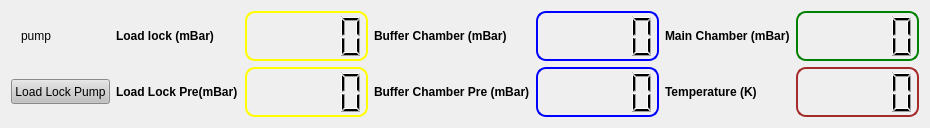
<?xml version="1.0" encoding="UTF-8"?>
<ui version="4.0">
    <class>Form</class>
    <widget class="QWidget" name="Form">
        <property name="geometry">
            <rect>
                <x>0</x>
                <y>0</y>
                <width>930</width>
                <height>126</height>
            </rect>
        </property>
        <property name="windowTitle">
            <string>Form</string>
        </property>
        <layout class="QGridLayout" name="gridLayout_2">
            <item row="0" column="0">
                <layout class="QGridLayout" name="gridLayout">
                    <item row="0" column="0">
                        <widget class="QLabel" name="led_pump_load_lock">
                            <property name="minimumSize">
                                <size>
                                    <width>50</width>
                                    <height>50</height>
                                </size>
                            </property>
                            <property name="maximumSize">
                                <size>
                                    <width>50</width>
                                    <height>50</height>
                                </size>
                            </property>
                            <property name="text">
                                <string>pump</string>
                            </property>
                            <property name="alignment">
                                <set>Qt::AlignCenter</set>
                            </property>
                        </widget>
                    </item>
                    <item row="0" column="1">
                        <widget class="QLabel" name="label_210">
                            <property name="font">
                                <font>
                                    <bold>true</bold>
                                </font>
                            </property>
                            <property name="text">
                                <string>Load lock (mBar)</string>
                            </property>
                        </widget>
                    </item>
                    <item row="0" column="2">
                        <widget class="QLCDNumber" name="vacuum_load_lock">
                            <property name="sizePolicy">
                                <sizepolicy hsizetype="Preferred" vsizetype="Preferred">
                                    <horstretch>0</horstretch>
                                    <verstretch>0</verstretch>
                                </sizepolicy>
                            </property>
                            <property name="minimumSize">
                                <size>
                                    <width>100</width>
                                    <height>50</height>
                                </size>
                            </property>
                            <property name="styleSheet">
                                <string notr="true">QLCDNumber{
                                    border: 2px solid yellow;
                                    border-radius: 10px;
                                    padding: 0 8px;
                                    }
                                </string>
                            </property>
                        </widget>
                    </item>
                    <item row="0" column="3">
                        <widget class="QLabel" name="label_211">
                            <property name="font">
                                <font>
                                    <bold>true</bold>
                                </font>
                            </property>
                            <property name="text">
                                <string>Buffer Chamber (mBar)</string>
                            </property>
                        </widget>
                    </item>
                    <item row="0" column="4">
                        <widget class="QLCDNumber" name="vacuum_buffer">
                            <property name="sizePolicy">
                                <sizepolicy hsizetype="Preferred" vsizetype="Preferred">
                                    <horstretch>0</horstretch>
                                    <verstretch>0</verstretch>
                                </sizepolicy>
                            </property>
                            <property name="minimumSize">
                                <size>
                                    <width>100</width>
                                    <height>50</height>
                                </size>
                            </property>
                            <property name="font">
                                <font>
                                    <pointsize>8</pointsize>
                                </font>
                            </property>
                            <property name="styleSheet">
                                <string notr="true">QLCDNumber{
                                    border: 2px solid blue;
                                    border-radius: 10px;
                                    padding: 0 8px;
                                    }
                                </string>
                            </property>
                        </widget>
                    </item>
                    <item row="0" column="5">
                        <widget class="QLabel" name="label_212">
                            <property name="font">
                                <font>
                                    <bold>true</bold>
                                </font>
                            </property>
                            <property name="text">
                                <string>Main Chamber (mBar)</string>
                            </property>
                        </widget>
                    </item>
                    <item row="0" column="6">
                        <widget class="QLCDNumber" name="vacuum_main">
                            <property name="sizePolicy">
                                <sizepolicy hsizetype="Preferred" vsizetype="Preferred">
                                    <horstretch>0</horstretch>
                                    <verstretch>0</verstretch>
                                </sizepolicy>
                            </property>
                            <property name="minimumSize">
                                <size>
                                    <width>100</width>
                                    <height>50</height>
                                </size>
                            </property>
                            <property name="font">
                                <font>
                                    <bold>false</bold>
                                </font>
                            </property>
                            <property name="styleSheet">
                                <string notr="true">QLCDNumber{
                                    border: 2px solid green;
                                    border-radius: 10px;
                                    padding: 0 8px;
                                    }
                                </string>
                            </property>
                        </widget>
                    </item>
                    <item row="1" column="0">
                        <widget class="QPushButton" name="pump_load_lock_switch">
                            <property name="sizePolicy">
                                <sizepolicy hsizetype="Fixed" vsizetype="Fixed">
                                    <horstretch>0</horstretch>
                                    <verstretch>0</verstretch>
                                </sizepolicy>
                            </property>
                            <property name="minimumSize">
                                <size>
                                    <width>0</width>
                                    <height>25</height>
                                </size>
                            </property>
                            <property name="styleSheet">
                                <string notr="true">QPushButton{
                                    background: rgb(193, 193, 193)
                                    }
                                </string>
                            </property>
                            <property name="text">
                                <string>Load Lock Pump</string>
                            </property>
                        </widget>
                    </item>
                    <item row="1" column="1">
                        <widget class="QLabel" name="label_213">
                            <property name="font">
                                <font>
                                    <bold>true</bold>
                                </font>
                            </property>
                            <property name="text">
                                <string>Load Lock Pre(mBar)</string>
                            </property>
                        </widget>
                    </item>
                    <item row="1" column="2">
                        <widget class="QLCDNumber" name="vacuum_load_lock_back">
                            <property name="sizePolicy">
                                <sizepolicy hsizetype="Preferred" vsizetype="Preferred">
                                    <horstretch>0</horstretch>
                                    <verstretch>0</verstretch>
                                </sizepolicy>
                            </property>
                            <property name="minimumSize">
                                <size>
                                    <width>100</width>
                                    <height>50</height>
                                </size>
                            </property>
                            <property name="styleSheet">
                                <string notr="true">QLCDNumber{
                                    border: 2px solid yellow;
                                    border-radius: 10px;
                                    padding: 0 8px;
                                    }
                                </string>
                            </property>
                        </widget>
                    </item>
                    <item row="1" column="3">
                        <widget class="QLabel" name="label_214">
                            <property name="font">
                                <font>
                                    <bold>true</bold>
                                </font>
                            </property>
                            <property name="text">
                                <string>Buffer Chamber Pre (mBar)</string>
                            </property>
                        </widget>
                    </item>
                    <item row="1" column="4">
                        <widget class="QLCDNumber" name="vacuum_buffer_back">
                            <property name="sizePolicy">
                                <sizepolicy hsizetype="Preferred" vsizetype="Preferred">
                                    <horstretch>0</horstretch>
                                    <verstretch>0</verstretch>
                                </sizepolicy>
                            </property>
                            <property name="minimumSize">
                                <size>
                                    <width>100</width>
                                    <height>50</height>
                                </size>
                            </property>
                            <property name="font">
                                <font>
                                    <pointsize>8</pointsize>
                                </font>
                            </property>
                            <property name="styleSheet">
                                <string notr="true">QLCDNumber{
                                    border: 2px solid blue;
                                    border-radius: 10px;
                                    padding: 0 8px;
                                    }
                                </string>
                            </property>
                        </widget>
                    </item>
                    <item row="1" column="5">
                        <widget class="QLabel" name="label_215">
                            <property name="font">
                                <font>
                                    <bold>true</bold>
                                </font>
                            </property>
                            <property name="text">
                                <string>Temperature (K)</string>
                            </property>
                        </widget>
                    </item>
                    <item row="1" column="6">
                        <widget class="QLCDNumber" name="temp">
                            <property name="sizePolicy">
                                <sizepolicy hsizetype="Preferred" vsizetype="Preferred">
                                    <horstretch>0</horstretch>
                                    <verstretch>0</verstretch>
                                </sizepolicy>
                            </property>
                            <property name="minimumSize">
                                <size>
                                    <width>100</width>
                                    <height>50</height>
                                </size>
                            </property>
                            <property name="styleSheet">
                                <string notr="true">QLCDNumber{
                                    border: 2px solid brown;
                                    border-radius: 10px;
                                    padding: 0 8px;
                                    }
                                </string>
                            </property>
                        </widget>
                    </item>
                </layout>
            </item>
        </layout>
    </widget>
    <resources/>
    <connections/>
</ui>
